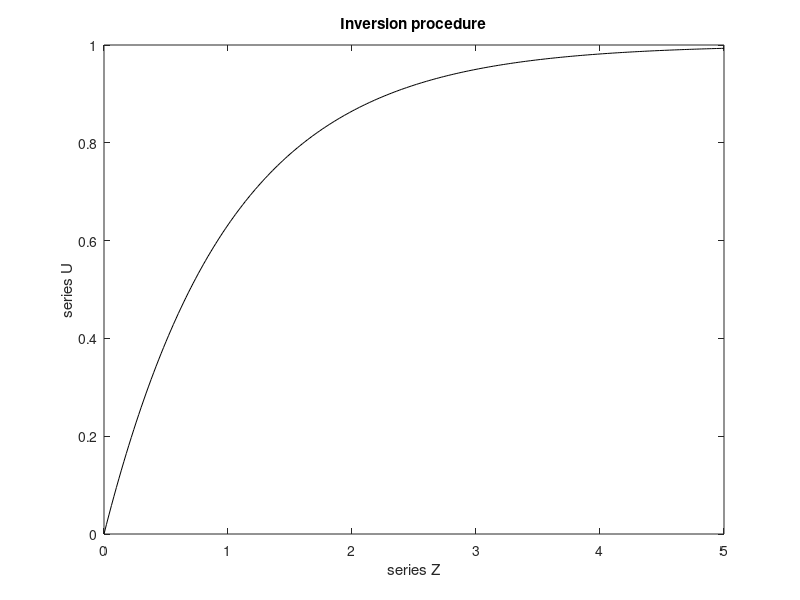

Here is the MATLAB script that generated this plot:
% Illustration of Inversion Procedure

x=0:0.02:5;
F=1-exp(-x); %the distribution F

plot(x,F,'k'); hold on;
title('Inversion procedure');
ylabel('series U'), xlabel('series Z');
